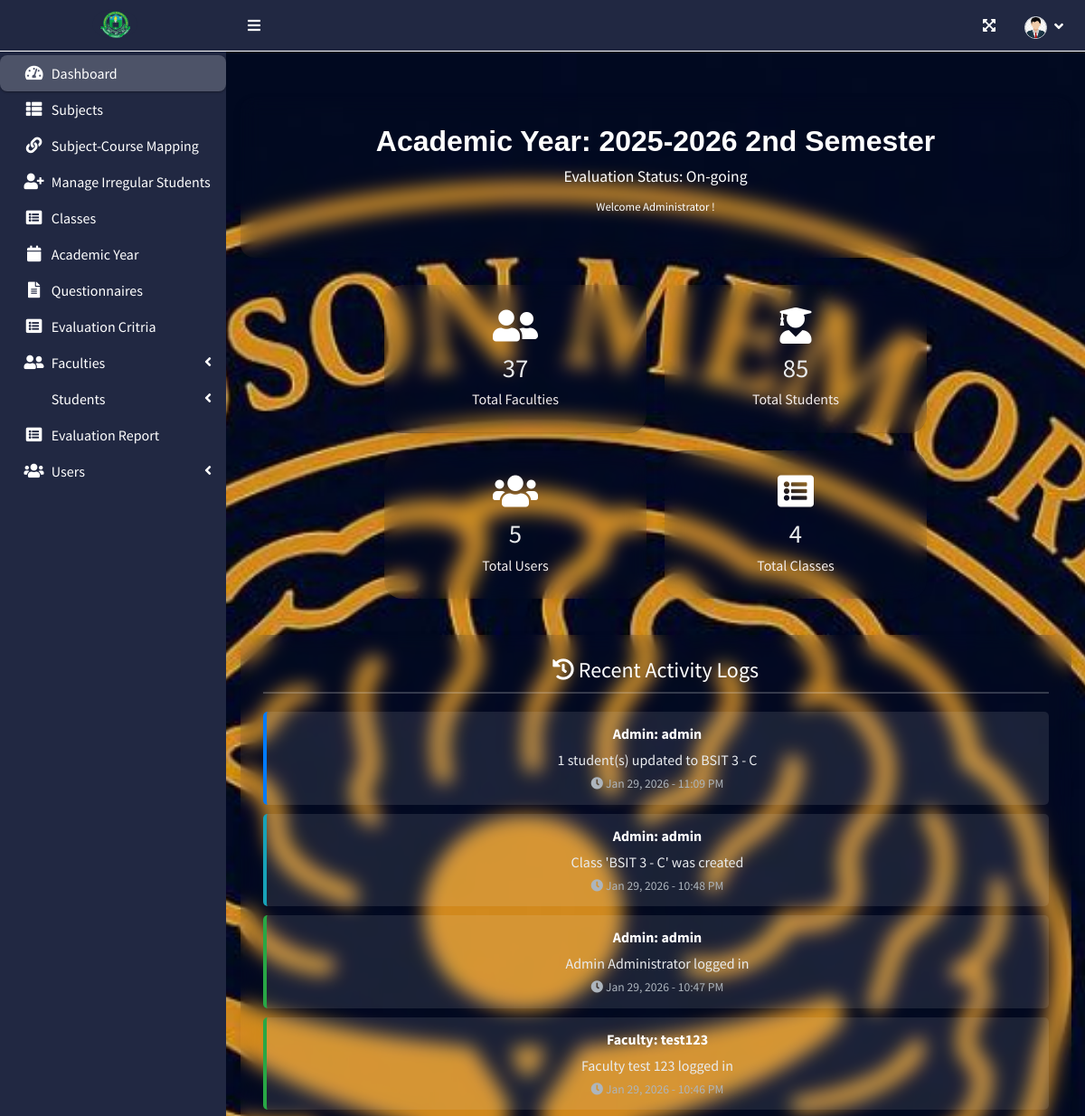
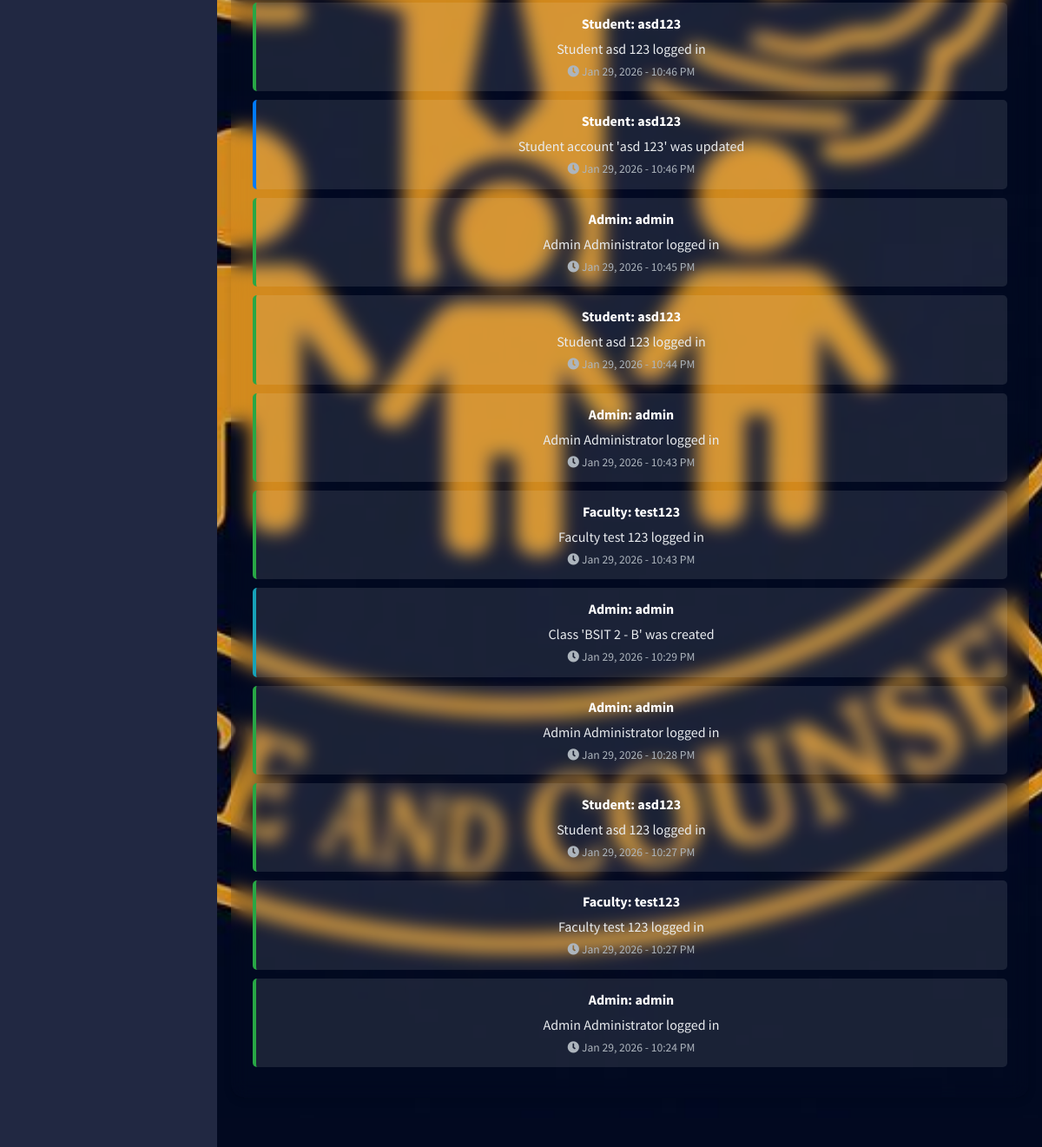
The page / (signed in) on the database its author committed (2 pictures, top to bottom).
### tables this page shows
CREATE TABLE `activity_logs` (
  `id` int(11) NOT NULL,
  `user_type` enum('admin','faculty','student') NOT NULL,
  `user_id` int(11) NOT NULL,
  `username` varchar(100) NOT NULL,
  `action` varchar(255) NOT NULL,
  `description` text NOT NULL,
  `timestamp` datetime NOT NULL DEFAULT current_timestamp()
);

### admin/home.php (the view, shortened to what this page needs)
<?php include('db_connect.php'); ?>
<?php
function ordinal_suffix1($num)
{
  $num = $num % 100;
  if ($num < 11 || $num > 13) {
    switch ($num % 10) {
      case 2:
        return $num . 'nd';
    }
  }
  return $num . 'th';
}
$astat = array("Not Yet Started", "On-going", "Closed");
?>
<div class="dashboard-container">
  <div class="dashboard-academic">
    <h2>Academic Year:
      <?php echo $_SESSION['academic']['year'] . ' ' . (ordinal_suffix1($_SESSION['academic']['semester'])) ?> Semester</h2>
    <h4>Evaluation Status: <?php echo $astat[$_SESSION['academic']['status']] ?></h4>
    <p><small>Welcome <?php echo $_SESSION['login_name'] ?>!</small></p>
  </div>
  <div class="dashboard-stats">
    <div class="dashboard-card">
      <i class="fa fa-user-friends"></i>
      <h3><?php echo $conn->query("SELECT * FROM faculty_list ")->num_rows; ?></h3>
      <p>Total Faculties</p>
    </div>
    <div class="dashboard-card">
      <i class="fa fa-user-graduate"></i>
      <h3><?php echo $conn->query("SELECT * FROM student_list")->num_rows; ?></h3>
      <p>Total Students</p>
    </div>
    <div class="dashboard-card">
      <i class="fa fa-users"></i>
      <h3><?php echo $conn->query("SELECT * FROM users")->num_rows; ?></h3>
      <p>Total Users</p>
    </div>
    <div class="dashboard-card">
      <i class="fa fa-list-alt"></i>
      <h3><?php echo $conn->query("SELECT * FROM class_list")->num_rows; ?></h3>
      <p>Total Classes</p>
    </div>
  </div>
  <div class="activity-logs-section">
    <div class="activity-logs-card">
      <h3><i class="fa fa-history"></i> Recent Activity Logs</h3>
      <?php
      $logs = $conn->query("SELECT * FROM activity_logs ORDER BY timestamp DESC LIMIT 15");
      if ($logs->num_rows > 0):
        while ($row = $logs->fetch_assoc()):
          $log_class = 'default';
          if (stripos($row['action'], 'login') !== false) {
            $log_class = 'login';
          } elseif (stripos($row['action'], 'password') !== false) {
            $log_class = 'password';
          } elseif (stripos($row['action'], 'create') !== false) {
            $log_class = 'create';
          } elseif (stripos($row['action'], 'update') !== false) {
            $log_class = 'update';
          }
          $timestamp = date('M d, Y - h:i A', strtotime($row['timestamp']));
          ?>
          <div class="activity-log-item <?php echo $log_class ?>">
            <div class="log-user">
              <?php echo ucfirst($row['user_type']) ?>: <?php echo $row['username'] ?>
            </div>
            <div class="log-action">
              <?php echo $row['description'] ?>
            </div>
            <div class="log-time">
              <i class="fa fa-clock"></i> <?php echo $timestamp ?>
            </div>
          </div>
        <?php
        endwhile;
      else:
        ?>
        <div class="no-logs">
          <i class="fa fa-info-circle"></i> No activity logs found
        </div>
      <?php endif; ?>
    </div>
  </div>
</div>

### admin/home.php (style rules this page uses)
.dashboard-container { text-align: center; margin-top: 20px; }
.dashboard-academic { background: transparent !important; backdrop-filter: blur(10px); -webkit-backdrop-filter: blur(10px); padding: 30px; border-radius: 15px; box-shadow: 0 4px 10px rgba(0, 0, 0, 0.1); margin-bottom: 30px; }
.dashboard-academic h2 { font-size: 2rem; font-weight: bold; font-family: "Helvetica", "Poppins", sans-serif; color: white; }
.dashboard-academic h4 { font-size: 1.1rem; color: white; margin-top: 10px; }
.dashboard-stats { display: grid; grid-template-columns: repeat(2, 1fr); gap: 20px; max-width: 600px; margin: 0 auto; }
.dashboard-card { background: transparent !important; backdrop-filter: blur(10px); -webkit-backdrop-filter: blur(10px); border-radius: 20px; padding: 25px; box-shadow: 0 4px 10px rgba(0, 0, 0, 0.1); text-align: center; transition: transform 0.2s; }
.dashboard-card i { font-size: 40px; margin-bottom: 10px; color: white; }
.dashboard-card h3 { margin: 0; font-size: 1.8rem; color: #e9ebedff; }
.dashboard-card p { margin: 5px 0 0; color: #f3ededff; font-size: 1rem; }
p { color: white; }
.activity-logs-section { margin-top: 40px; max-width: 1200px; margin-left: auto; margin-right: auto; }
.activity-logs-card { background: transparent !important; backdrop-filter: blur(10px); -webkit-backdrop-filter: blur(10px); border-radius: 15px; padding: 25px; box-shadow: 0 4px 10px rgba(0, 0, 0, 0.1); }
.activity-logs-card h3 { color: white; margin-bottom: 20px; font-size: 1.5rem; border-bottom: 2px solid rgba(255, 255, 255, 0.2); padding-bottom: 10px; }
.activity-log-item { background: rgba(255, 255, 255, 0.1); border-left: 4px solid; padding: 12px 15px; margin-bottom: 10px; border-radius: 5px; transition: all 0.2s; }
.activity-log-item.login { border-left-color: #28a745; }
.activity-log-item.create { border-left-color: #17a2b8; }
.activity-log-item.update { border-left-color: #007bff; }
.activity-log-item .log-user { font-weight: bold; color: #fff; }
.activity-log-item .log-action { color: #e9ecef; margin: 5px 0; }
.activity-log-item .log-time { color: #adb5bd; font-size: 0.85rem; }

### rows shown on the page
activity_logs: user_type "Admin", username "admin", description "1 student(s) updated to BSIT 3 - C", timestamp "Jan 29, 2026 - 11:09 PM"
activity_logs: user_type "Admin", username "admin", description "Class 'BSIT 3 - C' was created", timestamp "Jan 29, 2026 - 10:48 PM"
activity_logs: user_type "Admin", username "admin", description "Admin Administrator logged in", timestamp "Jan 29, 2026 - 10:47 PM"
activity_logs: user_type "Faculty", username "test123", description "Faculty test 123 logged in", timestamp "Jan 29, 2026 - 10:46 PM"
activity_logs: user_type "Student", username "asd123", description "Student asd 123 logged in", timestamp "Jan 29, 2026 - 10:46 PM"
activity_logs: user_type "Student", username "asd123", description "Student account 'asd 123' was updated", timestamp "Jan 29, 2026 - 10:46 PM"
activity_logs: user_type "Admin", username "admin", description "Admin Administrator logged in", timestamp "Jan 29, 2026 - 10:45 PM"
activity_logs: user_type "Student", username "asd123", description "Student asd 123 logged in", timestamp "Jan 29, 2026 - 10:44 PM"
activity_logs: user_type "Admin", username "admin", description "Admin Administrator logged in", timestamp "Jan 29, 2026 - 10:43 PM"
activity_logs: user_type "Faculty", username "test123", description "Faculty test 123 logged in", timestamp "Jan 29, 2026 - 10:43 PM"
activity_logs: user_type "Admin", username "admin", description "Class 'BSIT 2 - B' was created", timestamp "Jan 29, 2026 - 10:29 PM"
activity_logs: user_type "Admin", username "admin", description "Admin Administrator logged in", timestamp "Jan 29, 2026 - 10:28 PM"
activity_logs: user_type "Student", username "asd123", description "Student asd 123 logged in", timestamp "Jan 29, 2026 - 10:27 PM"
activity_logs: user_type "Faculty", username "test123", description "Faculty test 123 logged in", timestamp "Jan 29, 2026 - 10:27 PM"
activity_logs: user_type "Admin", username "admin", description "Admin Administrator logged in", timestamp "Jan 29, 2026 - 10:24 PM"

### other values the page prints
$_SESSION['academic']['year'] "2025-2026"
ordinal_suffix1($_SESSION['academic']['semester']) "2nd"
$astat[$_SESSION['academic']['status']] "On-going"
$_SESSION['login_name'] "Administrator"
$conn->query("SELECT * FROM faculty_list ")->num_rows "37"
$conn->query("SELECT * FROM student_list")->num_rows "85"
$conn->query("SELECT * FROM users")->num_rows "5"
$conn->query("SELECT * FROM class_list")->num_rows "4"
